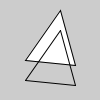
Frame 1 (no input)
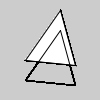
Frame 60 (the mouse pressed at the canvas centre just before this capture)
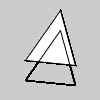
Frame 120 (the mouse held since frame 60 and released just before this capture)

The Processing sketch that drew these frames (run headless with seeded random() and noise(); from frame 60 on, the mouse is pressed at the canvas centre):

// Processing sketch: shape_party
// ── shape_party.pde
void setup() {
  size(100, 100);
}

void draw() {
  triangle(60, 10, 25, 60, 75, 65); //triangle is filled-in
  line(60, 30, 25, 80); //begin outer edges of outlined triangle
  line(25, 80, 75, 85);
  line(75, 85, 60, 30);
}
